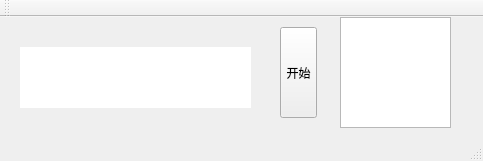
<?xml version="1.0" encoding="UTF-8"?>
<ui version="4.0">
 <class>Test8_4AClass</class>
 <widget class="QMainWindow" name="Test8_4AClass">
  <property name="geometry">
   <rect>
    <x>0</x>
    <y>0</y>
    <width>483</width>
    <height>161</height>
   </rect>
  </property>
  <property name="windowTitle">
   <string>抽奖</string>
  </property>
  <widget class="QWidget" name="centralWidget">
   <widget class="QToolButton" name="btnStrat">
    <property name="geometry">
     <rect>
      <x>280</x>
      <y>10</y>
      <width>37</width>
      <height>91</height>
     </rect>
    </property>
    <property name="text">
     <string>开始</string>
    </property>
    <property name="checkable">
     <bool>true</bool>
    </property>
    <property name="autoRaise">
     <bool>false</bool>
    </property>
   </widget>
   <widget class="QTextEdit" name="txeditShowChosen">
    <property name="geometry">
     <rect>
      <x>340</x>
      <y>0</y>
      <width>111</width>
      <height>111</height>
     </rect>
    </property>
   </widget>
   <widget class="QLabel" name="label">
    <property name="geometry">
     <rect>
      <x>20</x>
      <y>30</y>
      <width>231</width>
      <height>61</height>
     </rect>
    </property>
    <property name="styleSheet">
     <string notr="true">background-color: rgb(255, 255, 255);
color: rgb(0, 170, 0);
font: 26pt &quot;微软雅黑&quot;;</string>
    </property>
    <property name="text">
     <string/>
    </property>
   </widget>
  </widget>
  <widget class="QMenuBar" name="menuBar">
   <property name="geometry">
    <rect>
     <x>0</x>
     <y>0</y>
     <width>483</width>
     <height>21</height>
    </rect>
   </property>
  </widget>
  <widget class="QToolBar" name="mainToolBar">
   <attribute name="toolBarArea">
    <enum>TopToolBarArea</enum>
   </attribute>
   <attribute name="toolBarBreak">
    <bool>false</bool>
   </attribute>
  </widget>
  <widget class="QStatusBar" name="statusBar"/>
 </widget>
 <layoutdefault spacing="6" margin="11"/>
 <resources>
  <include location="test8_4a.qrc"/>
 </resources>
 <connections/>
</ui>
